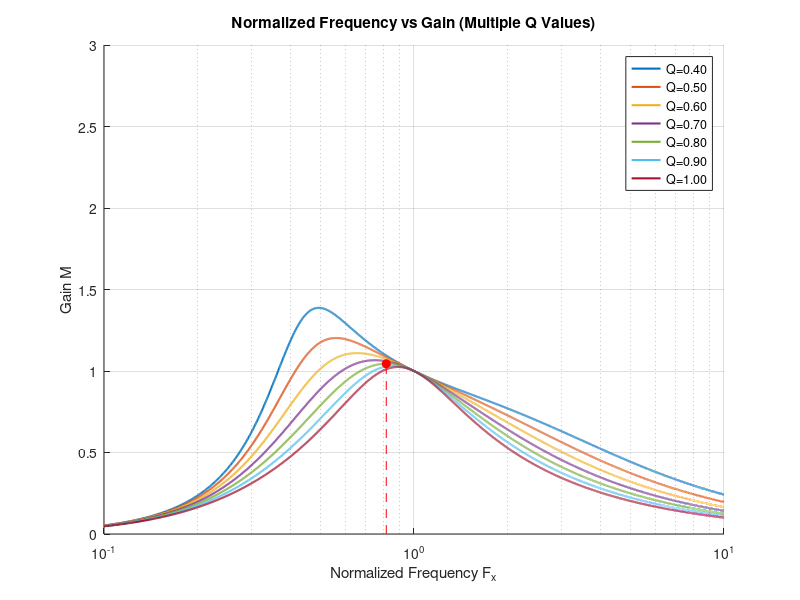

MATLAB code to generate this figure:
clear all;
close all;
clc;

% Design Specifications
fr = 100e3; % Resonant frequency in Hz
Vin_nom = 23; % Nominal input voltage in V
Vout = 22; % Output voltage in V
Nps = (Vin_nom / (2*Vout)); % Transformer turns ratio Half Bridge 
% for Full Bridge Nps = (Vin_nom / Vout);
Pout_max = 330; % Maximum output power in W
m = 6; % Ratio (Lr + Lm) / Lr
Q_max = .8; % Maximum quality factor

% Assume primary turns for practical implementation
Np = 1; % Example primary turns
Ns = round(Np / Nps); % Calculate secondary turns

% Calculate Reflected Load Resistance
Rac_min = (8 / (pi^2)) * (Nps^2 * Vout^2 / Pout_max);

% Calculate Resonant Tank Components
Lr = Rac_min * Q_max / (2 * pi * fr);
Cr = 1 / ((2 * pi * fr)^2 * Lr);
Lm = m * Lr - Lr;

% Calculate Output Load Resistance
Rout = Vout^2 / Pout_max;

% Normalized Frequency vs Gain Plot
F = linspace(0.1, 10, 10000); % Normalized frequency range
Q_values = [0.4, 0.5, 0.6, 0.7, 0.8, 0.9, 1];

figure;
hold on;
for i = 1:length(Q_values)
    Q = Q_values(i);
    M = F.^2 * (m - 1) ./ sqrt((m * F.^2 - 1).^2 + F.^2 .* (F.^2 - 1).^2 * (m - 1)^2 * Q^2);
    plot(F, M, 'LineWidth', 1.5, 'DisplayName', sprintf('Q=%.2f', Q));
end

% Highlight the peak for Q_max
M_Qmax = F.^2 * (m - 1) ./ sqrt((m * F.^2 - 1).^2 + F.^2 .* (F.^2 - 1).^2 * (m - 1)^2 * Q_max^2);
[maxM, idx] = max(M_Qmax);
Fpeak = F(idx);

plot([Fpeak Fpeak], [0 maxM], 'r--', 'HandleVisibility', 'off');
plot(Fpeak, maxM, 'ro', 'MarkerFaceColor', 'r', 'HandleVisibility', 'off');

xlabel('Normalized Frequency F_x');
ylabel('Gain M');
xlim([0.1 10]);
ylim([0 3]);
set(gca, 'XScale', 'log');
grid on;
legend show;
title('Normalized Frequency vs Gain (Multiple Q Values)');
hold off;

% Display computed values
disp('Resonant Tank Values:');
disp(['Lr = ', num2str(Lr*1e6), ' uH']);
disp(['Cr = ', num2str(Cr*1e6), ' uF']);
disp(['Lm = ', num2str(Lm*1e6), ' uH']);
disp(['Turns Ratio (Nps) = ', num2str(Nps)]);
disp(['Primary Turns (Np) = ', num2str(Np)]);
disp(['Secondary Turns (Ns) = ', num2str(Ns)]);
disp(['Output Load Resistance (Rout) = ', num2str(Rout), ' Ohms']);

